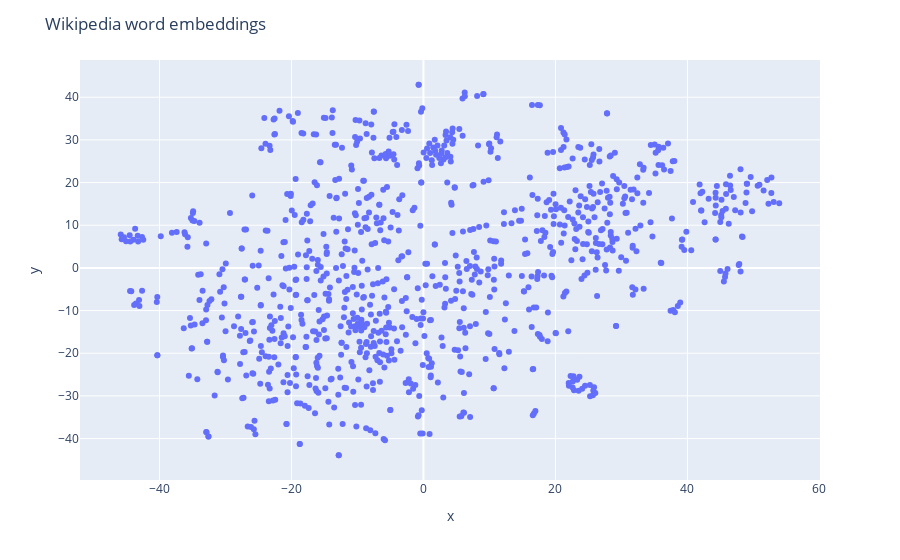

Source (notebook cell):
### Code cell
fig = px.scatter(embeddings_df, x='x', y='y', hover_data=['word'])
fig.update_layout(title_text="Wikipedia word embeddings")
fig.show()

### Figure 1 — Plotly figure (JSON) as saved in the notebook; plotly's stock layout.template omitted (floating-point values rounded to 4 significant figures; data arrays with more than 128 entries replaced by an {"elided": "..."} marker saying what was removed)
{"data": [{"customdata": {"elided": "991x1 str values"}, "hovertemplate": "x=%{x}<br>y=%{y}<br>word=%{customdata[0]}<extra></extra>", "legendgroup": "", "marker": {"color": "#636efa", "symbol": "circle"}, "mode": "markers", "name": "", "orientation": "v", "showlegend": false, "type": "scatter", "x": {"elided": "991 float values"}, "xaxis": "x", "y": {"elided": "991 float values"}, "yaxis": "y"}], "layout": {"legend": {"tracegroupgap": 0}, "margin": {"t": 60}, "title": {"text": "Wikipedia word embeddings"}, "xaxis": {"anchor": "y", "domain": [0, 1], "title": {"text": "x"}}, "yaxis": {"anchor": "x", "domain": [0, 1], "title": {"text": "y"}}}}
